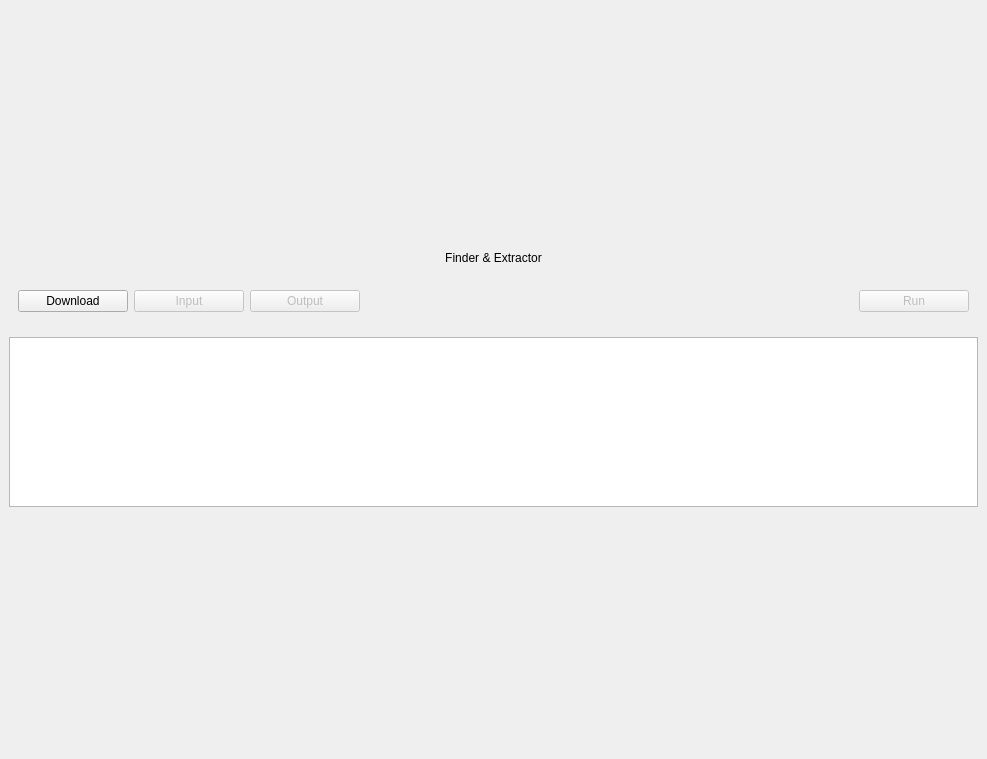
<?xml version="1.0" encoding="UTF-8"?>
<ui version="4.0">
 <class>SxcFinder</class>
 <widget class="QWidget" name="SxcFinder">
  <property name="geometry">
   <rect>
    <x>0</x>
    <y>0</y>
    <width>987</width>
    <height>759</height>
   </rect>
  </property>
  <property name="windowTitle">
   <string>SxcFinder</string>
  </property>
  <layout class="QVBoxLayout" name="main_lyt">
   <property name="leftMargin">
    <number>0</number>
   </property>
   <property name="topMargin">
    <number>0</number>
   </property>
   <property name="rightMargin">
    <number>0</number>
   </property>
   <property name="bottomMargin">
    <number>0</number>
   </property>
   <item>
    <widget class="SimpleCardWidget" name="main_card">
     <property name="sizePolicy">
      <sizepolicy hsizetype="Preferred" vsizetype="Maximum">
       <horstretch>0</horstretch>
       <verstretch>0</verstretch>
      </sizepolicy>
     </property>
     <layout class="QVBoxLayout" name="main_card_lyt">
      <item>
       <widget class="StrongBodyLabel" name="finder_lbl">
        <property name="sizePolicy">
         <sizepolicy hsizetype="Preferred" vsizetype="Maximum">
          <horstretch>0</horstretch>
          <verstretch>0</verstretch>
         </sizepolicy>
        </property>
        <property name="text">
         <string>Finder &amp; Extractor</string>
        </property>
        <property name="alignment">
         <set>Qt::AlignCenter</set>
        </property>
       </widget>
      </item>
      <item>
       <widget class="SimpleCardWidget" name="top_card">
        <property name="sizePolicy">
         <sizepolicy hsizetype="Preferred" vsizetype="Fixed">
          <horstretch>0</horstretch>
          <verstretch>0</verstretch>
         </sizepolicy>
        </property>
        <property name="minimumSize">
         <size>
          <width>0</width>
          <height>60</height>
         </size>
        </property>
        <property name="maximumSize">
         <size>
          <width>16777215</width>
          <height>60</height>
         </size>
        </property>
        <layout class="QHBoxLayout" name="top_card_lyt">
         <item>
          <widget class="PrimaryPushButton" name="download_btn">
           <property name="sizePolicy">
            <sizepolicy hsizetype="Maximum" vsizetype="Fixed">
             <horstretch>0</horstretch>
             <verstretch>0</verstretch>
            </sizepolicy>
           </property>
           <property name="minimumSize">
            <size>
             <width>110</width>
             <height>0</height>
            </size>
           </property>
           <property name="text">
            <string>Download</string>
           </property>
          </widget>
         </item>
         <item>
          <widget class="PushButton" name="input_btn">
           <property name="enabled">
            <bool>false</bool>
           </property>
           <property name="sizePolicy">
            <sizepolicy hsizetype="Maximum" vsizetype="Fixed">
             <horstretch>0</horstretch>
             <verstretch>0</verstretch>
            </sizepolicy>
           </property>
           <property name="minimumSize">
            <size>
             <width>110</width>
             <height>0</height>
            </size>
           </property>
           <property name="text">
            <string>Input</string>
           </property>
          </widget>
         </item>
         <item>
          <widget class="PushButton" name="output_btn">
           <property name="enabled">
            <bool>false</bool>
           </property>
           <property name="sizePolicy">
            <sizepolicy hsizetype="Maximum" vsizetype="Fixed">
             <horstretch>0</horstretch>
             <verstretch>0</verstretch>
            </sizepolicy>
           </property>
           <property name="minimumSize">
            <size>
             <width>110</width>
             <height>0</height>
            </size>
           </property>
           <property name="text">
            <string>Output</string>
           </property>
          </widget>
         </item>
         <item>
          <spacer name="h_spacer_1">
           <property name="orientation">
            <enum>Qt::Horizontal</enum>
           </property>
           <property name="sizeType">
            <enum>QSizePolicy::Fixed</enum>
           </property>
           <property name="sizeHint" stdset="0">
            <size>
             <width>4</width>
             <height>20</height>
            </size>
           </property>
          </spacer>
         </item>
         <item>
          <widget class="VerticalSeparator" name="v_separator"/>
         </item>
         <item>
          <spacer name="h_spacer_2">
           <property name="orientation">
            <enum>Qt::Horizontal</enum>
           </property>
           <property name="sizeType">
            <enum>QSizePolicy::Fixed</enum>
           </property>
           <property name="sizeHint" stdset="0">
            <size>
             <width>4</width>
             <height>20</height>
            </size>
           </property>
          </spacer>
         </item>
         <item>
          <widget class="PrimaryPushButton" name="run_btn">
           <property name="enabled">
            <bool>false</bool>
           </property>
           <property name="sizePolicy">
            <sizepolicy hsizetype="Maximum" vsizetype="Fixed">
             <horstretch>0</horstretch>
             <verstretch>0</verstretch>
            </sizepolicy>
           </property>
           <property name="minimumSize">
            <size>
             <width>110</width>
             <height>0</height>
            </size>
           </property>
           <property name="text">
            <string>Run</string>
           </property>
          </widget>
         </item>
        </layout>
       </widget>
      </item>
      <item>
       <widget class="PlainTextEdit" name="log_txt">
        <property name="minimumSize">
         <size>
          <width>0</width>
          <height>170</height>
         </size>
        </property>
        <property name="maximumSize">
         <size>
          <width>16777215</width>
          <height>170</height>
         </size>
        </property>
        <property name="frameShape">
         <enum>QFrame::StyledPanel</enum>
        </property>
        <property name="verticalScrollBarPolicy">
         <enum>Qt::ScrollBarAsNeeded</enum>
        </property>
        <property name="readOnly">
         <bool>true</bool>
        </property>
       </widget>
      </item>
     </layout>
    </widget>
   </item>
  </layout>
 </widget>
 <customwidgets>
  <customwidget>
   <class>PushButton</class>
   <extends>QPushButton</extends>
   <header>qfluentwidgets</header>
  </customwidget>
  <customwidget>
   <class>PrimaryPushButton</class>
   <extends>PushButton</extends>
   <header>qfluentwidgets</header>
  </customwidget>
  <customwidget>
   <class>VerticalSeparator</class>
   <extends>QWidget</extends>
   <header>qfluentwidgets</header>
  </customwidget>
  <customwidget>
   <class>CardWidget</class>
   <extends>QFrame</extends>
   <header>qfluentwidgets</header>
   <container>1</container>
  </customwidget>
  <customwidget>
   <class>SimpleCardWidget</class>
   <extends>CardWidget</extends>
   <header>qfluentwidgets</header>
   <container>1</container>
  </customwidget>
  <customwidget>
   <class>StrongBodyLabel</class>
   <extends>QLabel</extends>
   <header>qfluentwidgets</header>
  </customwidget>
  <customwidget>
   <class>PlainTextEdit</class>
   <extends>QPlainTextEdit</extends>
   <header>qfluentwidgets</header>
  </customwidget>
 </customwidgets>
 <resources/>
 <connections/>
</ui>
